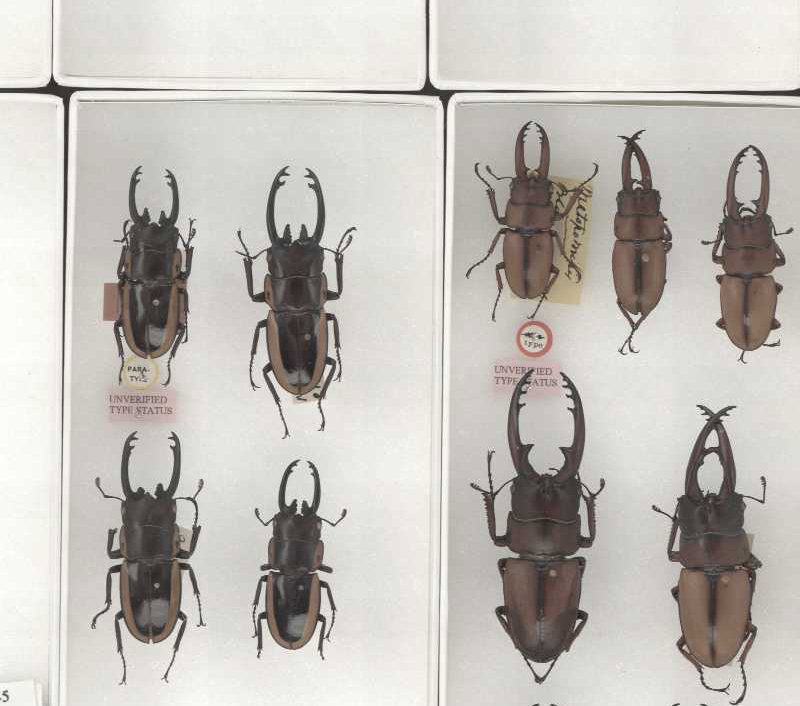
%> input picture matlab/G1_166_small1.jpg, 800 x 706 px
$ octave --eval "result = siftdetect('../G1_166_small1.jpg');"   (GNU Octave 9; MATLAB toolbox functions it lacks are replaced by stand-ins)
%> lines starting %> are read from the running program, lines starting %| are printed output that depends on the picture
function blurs = siftdetect(fname)
%> called with fname = '../G1_166_small1.jpg'
    img = imread(fname);
%> img is the input picture: size 706x800x3 uint8; mean R, G, B 195.5, 191.7, 186.5
    lab = applycform(img, makecform('srgb2lab'));
%> lab: size 706x800x3 uint8; mean of channels 1, 2, 3 196.7, 128.7, 131.1
    L = double(lab(:,:,1))/255;
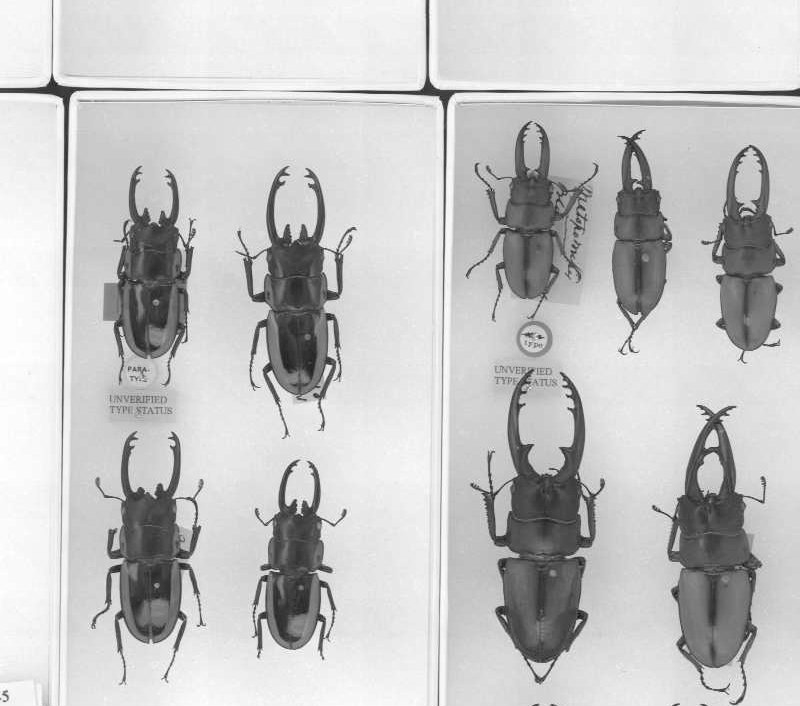
%> L: size 706x800 double; min 0.0667, max 1, mean 0.771
    a = double(lab(:,:,2))/255;
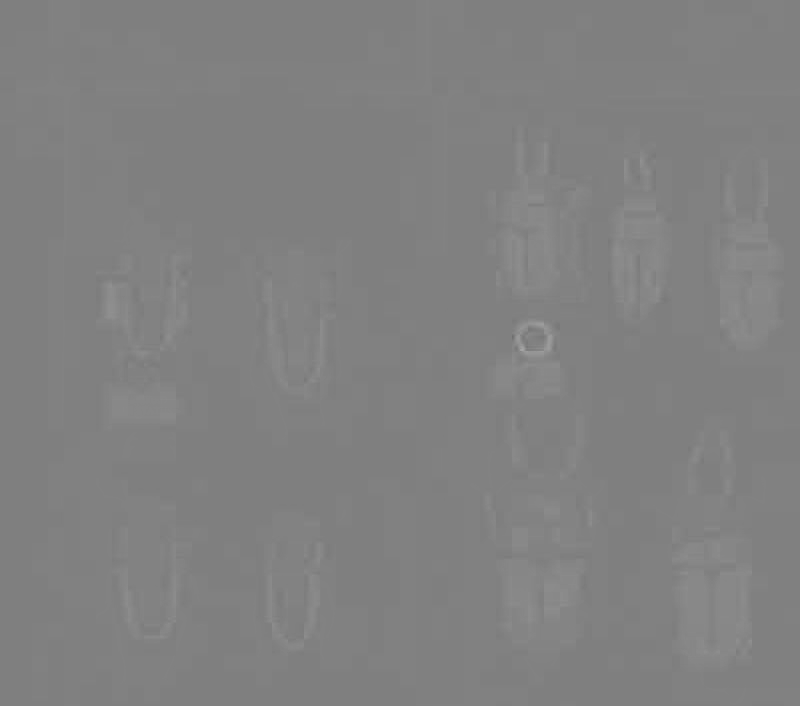
%> a: size 706x800 double; min 0.431, max 0.655, mean 0.505
    b = double(lab(:,:,3))/255;

    blurs = [];

    initSig = 0.5;
    rounds = 10
    for i=0:rounds
        kern = fspecial('gaussian', 31, initSig*2^(i/2));
        blurred = imfilter(L, kern);
        blurs(:,:,i+1) = blurred;
    end

    dog = [];
    for i=1:(rounds-1)
        dog(:,:,i) = blurs(:,:,i) - blurs(:,:,i+1);
        dog = dog/(2*max(dog(:)) - 2*min(dog(:)))+0.5;
        imshow(dog(:,:,i));
        waitforbuttonpress;
    end
%> this loop made 9 passes
%> pass 3, in siftdetect, `dog = dog/(2*max(dog(:)) - 2*min(dog(:)))+0.5;`:
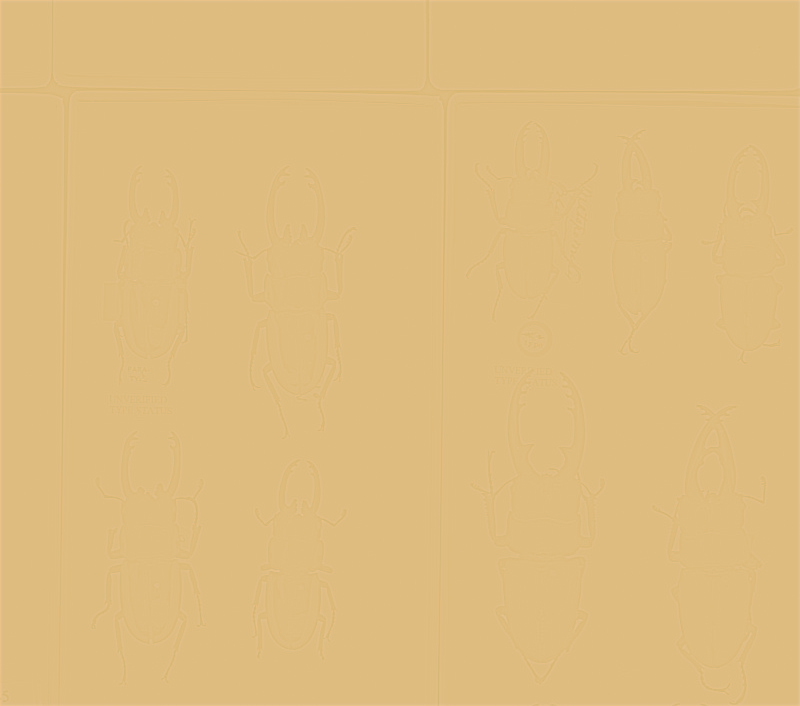
%> dog: size 706x800x3 double; mean R, G, B 0.874, 0.738, 0.5
end

$ run again, on matlab/G1_166_small3.jpg
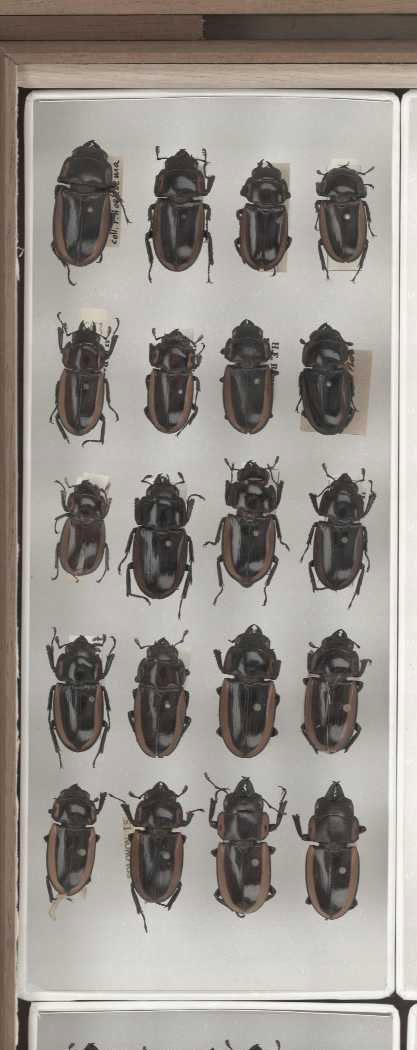
%> input picture matlab/G1_166_small3.jpg, 417 x 1050 px
%> in siftdetect, img is the input picture: size 1050x417x3 uint8; mean R, G, B 152.6, 147.1, 141.1
%> lab: size 1050x417x3 uint8; mean of channels 1, 2, 3 154.1, 129.4, 132
%> in siftdetect, `L = double(lab(:,:,1))/255;`:
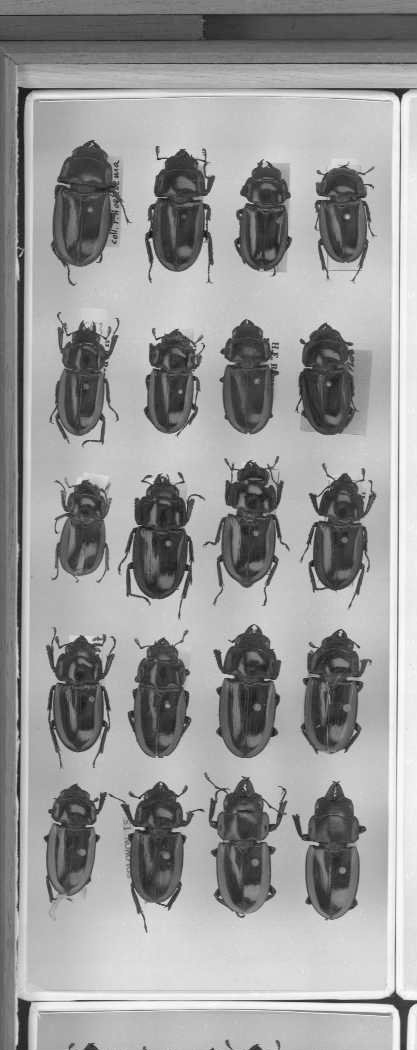
%> L: size 1050x417 double; min 0.0471, max 1, mean 0.604
